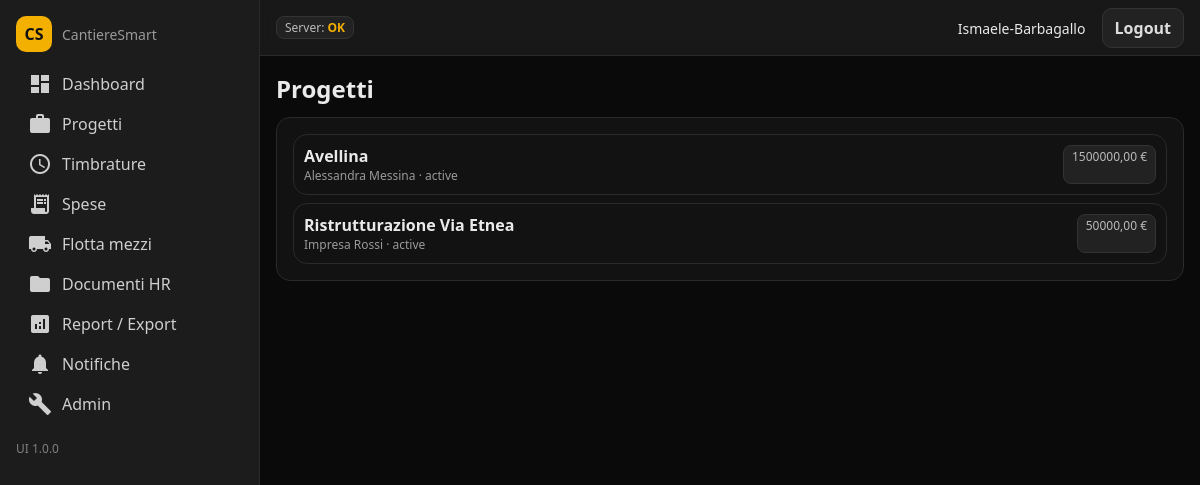
Screenshot of /projects/ (signed in) with the database file from the repository.
### core/models.py (models this page shows, shortened)
class Project(models.Model):
    STATUS_CHOICES = [('active','Attivo'),('paused','Pausa'),('closed','Chiuso')]
    name = models.CharField(max_length=200)
    client_name = models.CharField(max_length=200, blank=True, null=True)
    start_date = models.DateField(blank=True, null=True)
    end_date = models.DateField(blank=True, null=True)
    budget_eur = models.DecimalField(max_digits=12, decimal_places=2, default=0)
    cover_url = models.URLField(blank=True, null=True)
    description = models.TextField(blank=True, null=True)
    status = models.CharField(max_length=30, choices=STATUS_CHOICES, default='active')
    created_at = models.DateTimeField(auto_now_add=True)
    updated_at = models.DateTimeField(auto_now_add=True)
    class Meta: ordering = ['-id']

### core/views.py (the view)
# urls.py: path('projects/', views.projects_list, name='projects_list'),
@login_required
def projects_list(request):
    items = Project.objects.all()
    return render(request, 'core/projects_list.html', {'items': items})

### core/templates/core/projects_list.html (shortened to what this page needs)
{% extends "core/base.html" %}
{% block content %}
  <h2 style="margin:0 0 12px 0">Progetti</h2>
  <div class="card">
    {% if items %}
      <div style="display:grid; gap:8px">
        {% for p in items %}
          <a class="card" style="padding:10px; display:block" href="/projects/{{ p.id }}/">
            <div style="display:flex; justify-content:space-between">
              <div>
                <div style="font-weight:700">{{ p.name }}</div>
                <div style="font-size:12px; color:#9a9a9a">{{ p.client_name|default:"-" }} · {{ p.status }}</div>
              </div>
              <span class="badge">{{ p.budget_eur }} €</span>
            </div>
          </a>
        {% endfor %}
      </div>
    {% else %}
      <div style="font-size:14px; color:#9a9a9a">Nessun progetto.</div>
    {% endif %}
  </div>
{% endblock %}

### core/templates/core/base.html (shortened to what this page needs)
<!doctype html>
<html lang="it">
<head>
</head>
<body>
<div class="layout">
  <aside class="sidebar">
    <div style="display:flex; gap:10px; align-items:center; margin-bottom:12px">
      <div style="width:36px;height:36px;border-radius:10px;background:var(--yellow);display:grid;place-items:center;color:#111;font-weight:900">CS</div>
      <div style="font-size:14px;color:#9a9a9a">CantiereSmart</div>
    </div>
    <div class="nav">
      <a href="/dashboard"><span class="material-icons">dashboard</span>Dashboard</a>
      <a href="/projects"><span class="material-icons">work</span>Progetti</a>
      <a href="/times"><span class="material-icons">schedule</span>Timbrature</a>
      <a href="/costs"><span class="material-icons">receipt_long</span>Spese</a>
      <a href="/fleet"><span class="material-icons">local_shipping</span>Flotta mezzi</a>
      <a href="/documents"><span class="material-icons">folder</span>Documenti HR</a>
      <a href="#"><span class="material-icons">analytics</span>Report / Export</a>
      <a href="#"><span class="material-icons">notifications</span>Notifiche</a>
      <a href="/admin/"><span class="material-icons">build</span>Admin</a>
    </div>
    <div style="margin-top:16px; font-size:12px; color:#808080">UI 1.0.0</div>
  </aside>
  <div style="flex:1; display:flex; flex-direction:column">
    <div class="topbar">
      <div class="badge">Server: <b style="color:var(--yellow)">OK</b></div>
      <div>
        {% if request.user.is_authenticated %}
          <span style="font-size:14px; margin-right:12px">{{ request.user.get_username }}{% if request.user.is_staff %} · <b>ADMIN</b>{% endif %}</span>
          <a class="btn secondary" href="/logout/">Logout</a>
        {% else %}
          <a class="btn secondary" href="/login/">Login</a>
        {% endif %}
      </div>
    </div>
    <main style="padding:16px">
      {% block content %}{% endblock %}
    </main>
  </div>
</div>
</body>
</html>

### core/templates/core/base.html (style rules this page uses)
:root { --yellow:#F4B000; --orange:#FF7A00; --black:#0A0A0A; --gray:#1C1C1C; }
* { box-sizing:border-box }
body { margin:0; background:#0A0A0A; color:#eaeaea; font-family:system-ui, Arial }
a { color:inherit; text-decoration:none }
.layout { display:flex; min-height:100vh }
.sidebar { width:260px; background:#1C1C1C; border-right:1px solid #2a2a2a; padding:16px; position:sticky; top:0; height:100vh }
.nav a { display:flex; gap:10px; align-items:center; padding:8px 12px; border-radius:10px; color:#cfcfcf }
.topbar { height:56px; border-bottom:1px solid #2a2a2a; background:#1C1C1Ccc; display:flex; align-items:center; justify-content:space-between; padding:0 16px; position:sticky; top:0; backdrop-filter: blur(6px); }
.badge { background:#222; border:1px solid #333; border-radius:8px; padding:2px 8px; font-size:12px; color:#bbb }
.btn { background:var(--yellow); color:#111; border:none; padding:8px 12px; border-radius:10px; font-weight:700; cursor:pointer }
.btn.secondary { background:#222; color:#ddd; border:1px solid #333 }
.card { background:#121212; border:1px solid #2a2a2a; border-radius:14px; padding:16px; }

### rows the page displays
Project: name "Avellina", client_name "Alessandra Messina", status "active", budget_eur "1500000,00"
Project: name "Ristrutturazione Via Etnea", client_name "Impresa Rossi", status "active", budget_eur "50000,00"

### other values shown
{{ request.user.get_username }} "Ismaele-Barbagallo"
